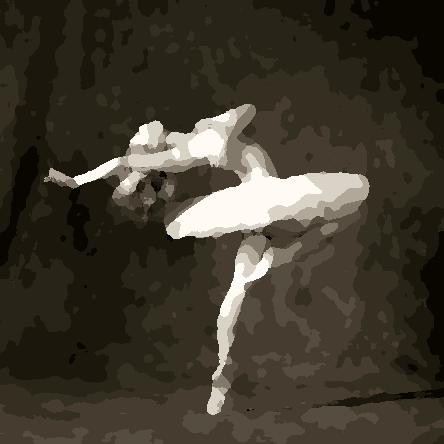
#> input picture images/PBNImage.jpg, 444 x 444 px
$ python -i process.py   (imports and definitions only)
#> lines starting #> are read from the running program, lines starting #| are printed output that depends on the picture; after the words box and inside, x2 and y2 are one past the last pixel; in counts of white or black regions, pixels touching at a corner belong together
#! /usr/bin/env python3
from copy import deepcopy
import numpy as np
import cv2


# [70 lines left out: functions get_most_frequent_vicinity_value, smoothen, are_neighbors_same, outline, getRegion, not called in this run]


def coverRegion(covered, region):
    for i in range(0, len(region['x'])):
        covered[region['y'][i]][region['x'][i]] = True


# [69 lines left out: functions sameCount, getLabelLoc, getBelowValue, removeRegion, getLabelLocs, not called in this run]


def edge_mask(image, line_size=3, blur_value=9):
#> called with line_size = 3, blur_value = 9
    gray = cv2.cvtColor(image, cv2.COLOR_RGB2GRAY)
    gray_blur = cv2.medianBlur(gray, blur_value)
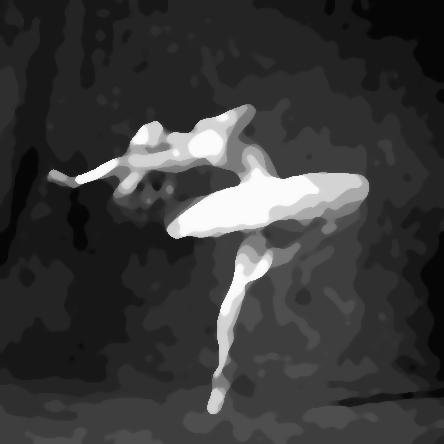
#> gray_blur: shape (444, 444); min 5, max 252, mean 57.6
    edges = cv2.adaptiveThreshold(gray_blur, 255, cv2.ADAPTIVE_THRESH_MEAN_C,
                                  cv2.THRESH_BINARY, line_size, blur_value)
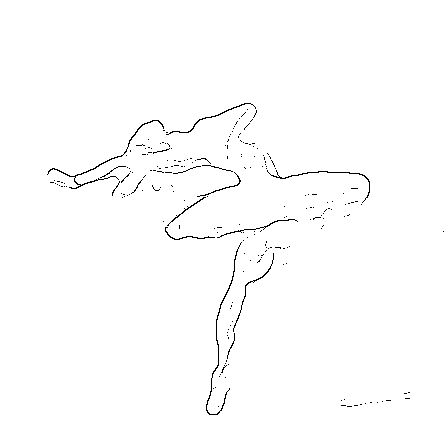
#> edges: shape (444, 444); 99.1% white; black in thin lines or dots, all inside (x1, y1, x2, y2) = (47, 103, 444, 415)

    return edges


def merge_mask(image, mask):
    return cv2.bitwise_and(image, image, mask=mask)


def blur_image(image, blur_d=5):
    return cv2.bilateralFilter(image, d=blur_d, sigmaColor=200, sigmaSpace=200)

>>> import cv2
>>> picture = cv2.cvtColor(cv2.imread('images/PBNImage.jpg'), cv2.COLOR_BGR2RGB)
>>> result = edge_mask(picture)
